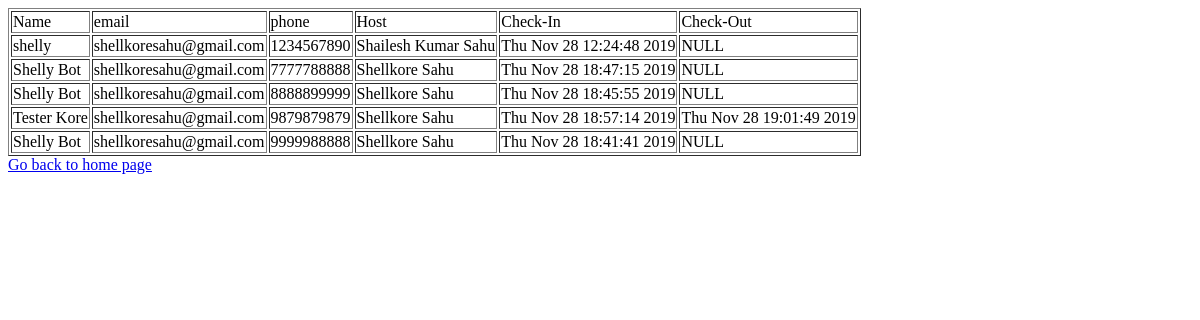
The app's page /viewV, older data.
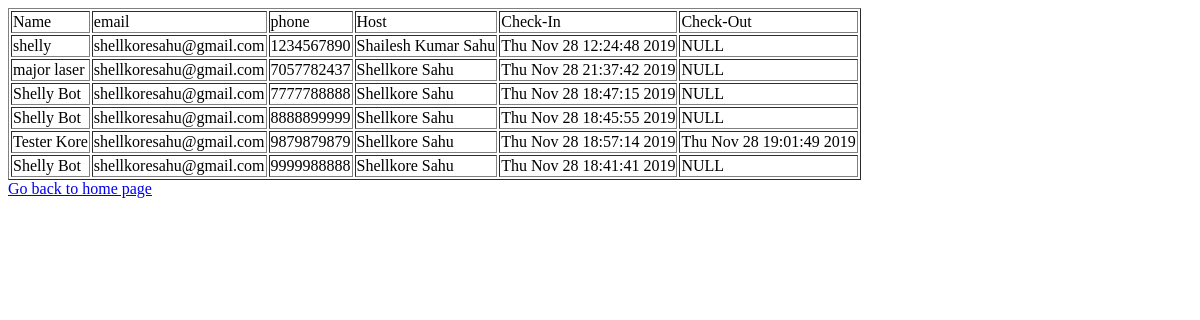
The same page, newer data.
### tables this page shows
CREATE TABLE visitor (name TEXT, email TEXT, phone INTEGER NOT NULL PRIMARY KEY, host TEXT, checkin TEXT, checkout TEXT);

### app.py (the view)
@app.route('/viewV')
def viewV():
   con = sql.connect("database.db")
   con.row_factory = sql.Row
   cur = con.cursor()
   cur.execute("select * from visitor")
   rows = cur.fetchall()
   return render_template("viewV.html",rows = rows)

### templates/viewV.html
<!doctype html>
<html>
   <body>
      <table border = 1>
         <thead>
            <td>Name</td>
            <td>email</td>
            <td>phone</td>
            <td>Host</td>
            <td>Check-In</td>
            <td>Check-Out</td>
         </thead>
         {% for row in rows %}
            <tr>
               <td>{{row["name"]}}</td>
               <td>{{row["email"]}}</td>
               <td> {{row["phone"]}}</td>
               <td>{{row["host"]}}</td>
               <td>{{row["checkin"]}}</td>
               <td>{{row["checkout"]}}</td>
            </tr>
         {% endfor %}
      </table>
      <a href = "/">Go back to home page</a>
   </body>
</html>

Row changes from the older to the newer data that the page shows:
added visitor: name "major laser", email "shellkoresahu@gmail.com", phone "7057782437", host "Shellkore Sahu", checkin "Thu Nov 28 21:37:42 2019", checkout "NULL"
